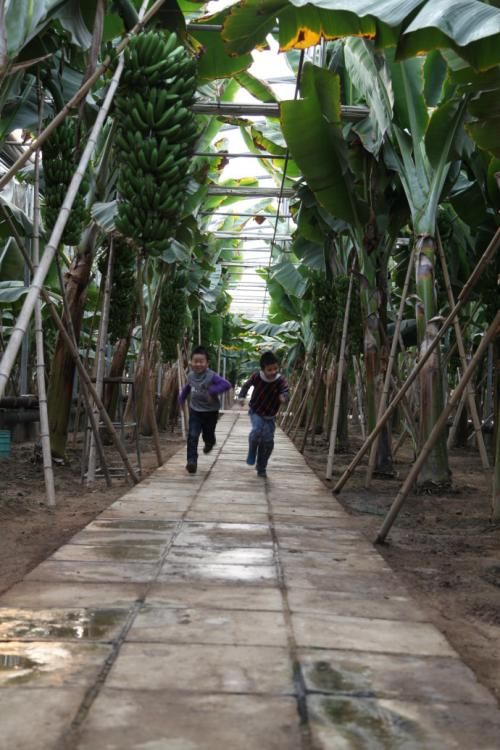
#> input picture testRoad_5.jpg, 500 x 750 px, given in place of the camera
$ python 'K-means + Hough.py'
#> lines starting #> are read from the running program, lines starting #| are printed output that depends on the picture; after the words box and inside, x2 and y2 are one past the last pixel; in counts of white or black regions, pixels touching at a corner belong together
#> further down, frame is the input picture: shape (750, 500, 3); mean B, G, R 82.3, 94.9, 93.4
import cv2
import numpy as np
import math
import time


def cal_blur(src):
    output = src
    output = cv2.medianBlur(output, 7)  # 中值滤波
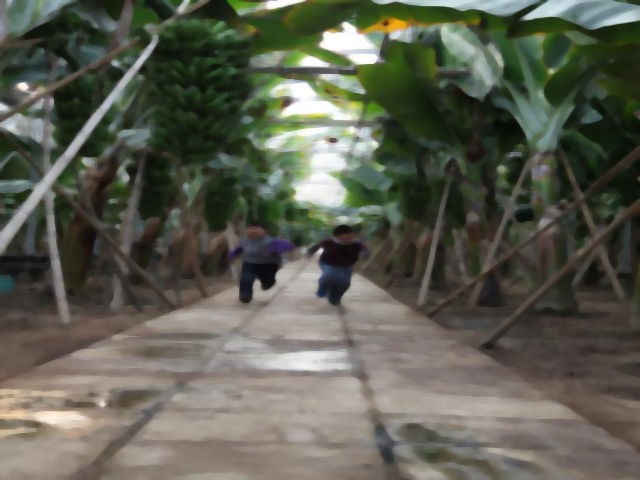
#> output: shape (480, 640, 3); mean B, G, R 81.3, 94.1, 92.6
    # output = cv2.GaussianBlur(output, (5, 5), 0)   # 高斯滤波
    return output


def cal_kmeans(src):
    """
    K-Means 处理
    :param src:
    :return:
    """
    height, wide = src.shape[0:2]   # 读取图像形状
#> height = 480; wide = 640

    iData = src.reshape((-1, 3))    # 将三维数组变成二维数组
    iData = np.float32(iData)
    # define criteria, number of clusters(K) and apply kmeans()
    criteria = (cv2.TERM_CRITERIA_EPS, 8, 5.0)    # 标准
    K = 3   # 聚类数量
    ret, label, center = cv2.kmeans(iData, K, None, criteria, 4, cv2.KMEANS_RANDOM_CENTERS)
#> ret = 444111350.5; center = [[99.58, 111.6, 113.6], [161, 170, 173.5], [37.21, 52.03, 46.41]]

    # Now convert back into uint8, and make original image
    center = np.uint8(center)
#> center = [[99, 111, 113], [160, 169, 173], [37, 52, 46]]
    oData = np.resize(label.ravel(), (height, wide))  # 录入k-means结果
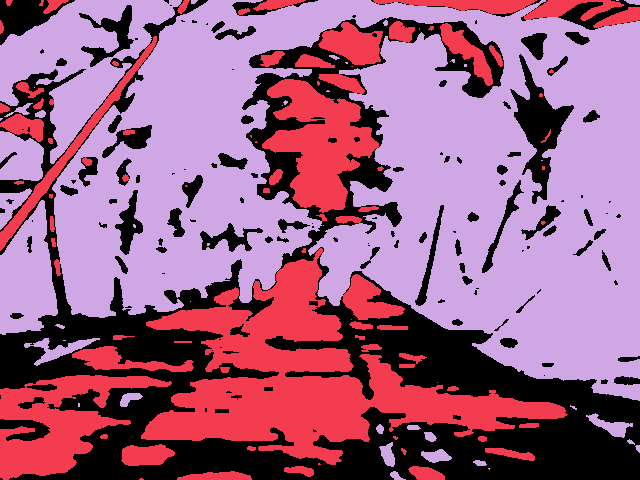
#> oData: shape (480, 640) int32; 3 distinct labels, from 0 to 2; one colour per label, 0 black

    # 获取地面区域组号
    if oData is not None:
        value = 0
        counter = 0
        simple_x = int(wide * 0.8)
#> simple_x = 512
        simple_y = int(height * 0.8)
#> simple_y = 384

        simple = np.resize(oData, (simple_x, simple_y))    # 缩小计算样本，减少计算时间
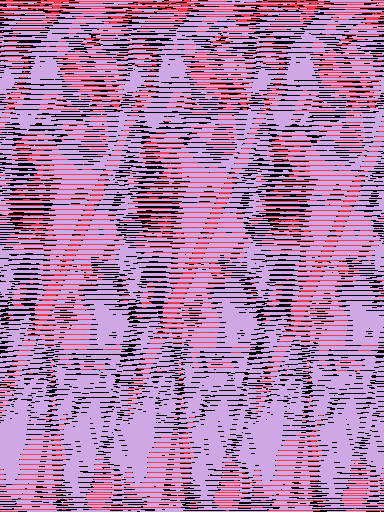
#> simple: shape (512, 384) int32; 3 distinct labels, from 0 to 2; one colour per label, 0 black
        # [8 lines of commented-out code are left out]
        value = 0.0
        temp = oData[(simple_y-30):(simple_y-10), (int(simple_x*0.5)-10):(int(simple_x*0.5)+10)]
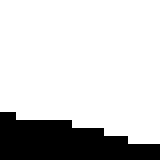
#> temp: shape (20, 20) int32 (shown 8 times larger); values 0 (black) and 1 (white), 80% white; 1 black region, box (x1, y1, x2, y2) and area: (0, 14, 20, 20) 80
        for i in np.resize(temp, 1):
            value += i/400
#> this loop made 1 pass
#> value on pass 1: 0.0025
#> after the loop, value = 0.0025
        value = int(value * 400)
#> value = 1

        # 给目标区域上色
        __area = np.zeros((height, wide), dtype=np.uint8)  # 存储包含路面的新区域
        for i in range(height):
            for j in range(wide):
                if oData.item((i, j)) == value:
                    __area.itemset((i, j), 255)
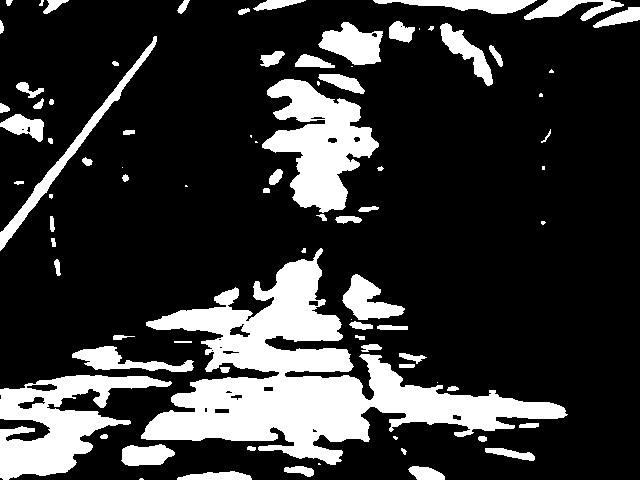
#> __area: shape (480, 640); 21% white; 83 white regions (20 under 20 px), largest, box (x1, y1, x2, y2) and area: (141, 248, 568, 465) 30121, (0, 375, 172, 480) 8108, (262, 79, 379, 213) 8077
        return __area


def cal_morphology(src):
    """
    形态学处理
    :param src: 待处理图像
    :return: output 处理结果
    """
    output = src
    kernel = np.ones((25, 25), dtype=np.uint8)
    output = cv2.morphologyEx(output, cv2.MORPH_OPEN, kernel)  # 开运算
#> output: shape (480, 640); 9.3% white; 11 white regions, largest, box (x1, y1, x2, y2) and area: (157, 377, 362, 442) 9374, (296, 104, 350, 207) 4091, (260, 262, 336, 341) 4050
    kernel = np.ones((7, 7), dtype=np.uint8)
    output = cv2.morphologyEx(output, cv2.MORPH_CLOSE, kernel)  # 闭运算
#> output: shape (480, 640); 9.4% white; 9 white regions, largest, box (x1, y1, x2, y2) and area: (157, 377, 362, 442) 10408, (239, 262, 336, 368) 4898, (296, 104, 350, 207) 4188

    kernel = np.ones((5, 5), dtype=np.uint8)
    output = cv2.GaussianBlur(output, (7, 7), sigmaX=0, sigmaY=5)  # 高斯模糊平滑边界
    # kernel = np.ones((75, 75), dtype=np.uint8)
    # output = cv2.erode(output, kernel, cv2.MORPH_ERODE)   # 腐蚀
    return output


def cal_edge(src):
    """
    边界计算
    :param src:
    :return: 边缘图像
    """
    # # newArea = cv2.morphologyEx(newArea, cv2.MORPH_OPEN, kernel)
    # # newArea = cv2.Canny(newArea, 127, 127)
    __edge = cv2.adaptiveThreshold(src, 255, cv2.ADAPTIVE_THRESH_MEAN_C, cv2.THRESH_BINARY, 5, 0)     # 自适应阈值
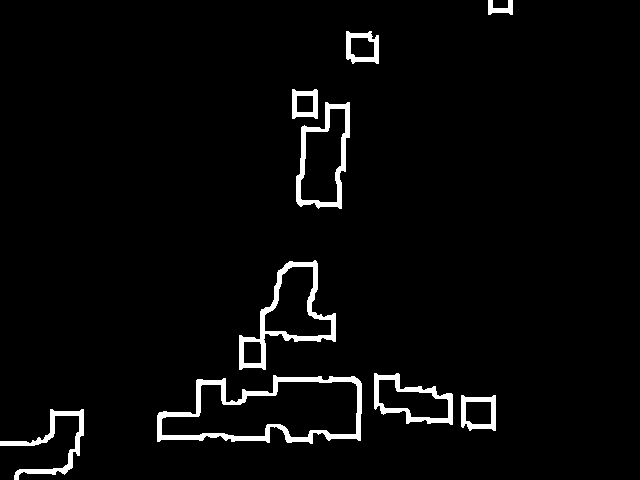
#> __edge: shape (480, 640); 3.4% white; 9 white regions, largest, box (x1, y1, x2, y2) and area: (157, 375, 362, 444) 2899, (239, 260, 336, 370) 1911, (296, 102, 350, 209) 1469
    # canny = cv2.Canny(newArea, 10, 170)   # canny
    return __edge


def cal_hough(imgEdge, src=None):
    """
    Hough处理
    :param imgEdge: 边界图像
    :param src: 画布
    :return:画线的图像，拟合角度
    """
    # 若无输入画布则为黑布
    if src is None:
        src = np.zeros(imgEdge.shape, dtype=np.uint8)

    lines = cv2.HoughLines(edge, 1, np.pi / 180 * 1, 150)
#> lines = [[442, 1.55], [444, 1.54], [432, 1.59], [437, 1.57], [351, 0.0524], [330, 0.209], [456, 1.45], [327, 0.192]]
    if lines is not None:
        __ground = np.zeros(imgEdge.shape, dtype=np.uint8)
        line_direct_theta = 0  # 记录角度
        line_direct_times = 0  # 取平均用
        for i in range(len(lines)):
            rho = lines[i][0][0]
            theta = lines[i][0][1]
            a = math.cos(theta)
            b = math.sin(theta)
            x0 = a * rho
            y0 = b * rho
            # y0=kx0+b    rho=
            pt1 = (int(x0 + 600 * (-b)), int(y0 + 600 * a))
            pt2 = (int(x0 - 600 * (-b)), int(y0 - 600 * a))

            if not theta == 0:
                __lineTheta = math.atan(-1 / math.tan(theta)) / np.pi * 180  # 直线角度
            else:
                __lineTheta = 0
            # 显示特定角度的直线
            if not -15 < __lineTheta < 15 or 75 < line_direct_theta < 105:
                cv2.line(src, pt1, pt2, 255, 3, cv2.LINE_AA)
                line_direct_theta += theta
                line_direct_times += 1
#> this loop made 8 passes
#> (rho, theta, a, b, x0, y0, pt1, pt2) on passes 5, 6, 8: (351, 0.0524, 0.999, 0.0523, 350.5, 18.37, (319, 617), (381, -580)), (330, 0.209, 0.978, 0.208, 322.8, 68.61, (198, 655), (447, -518)), (327, 0.192, 0.982, 0.191, 321, 62.39, (206, 651), (435, -526))
#> (rho, theta, a, b, x0, y0, pt1, pt2) on passes 1, 2, 3, 4, 7: (442, 1.55, 0.0175, 1, 7.71, 441.9, (-592, 452), (607, 431)), (444, 1.54, 0.0349, 0.999, 15.5, 443.7, (-584, 464), (615, 422)), (432, 1.59, -0.0175, 1, -7.54, 431.9, (-607, 421), (592, 442)), (437, 1.57, -4.37e-08, 1, -1.91e-05, 437, (-600, 436), (599, 437)), (456, 1.45, 0.122, 0.993, 55.57, 452.6, (-539, 525), (651, 379))
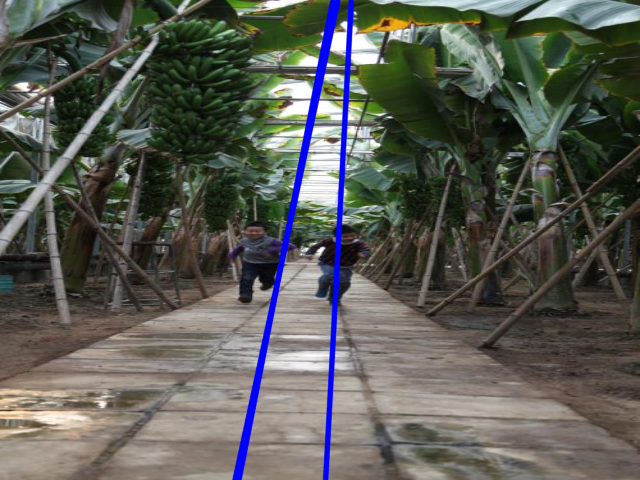
#> src: shape (480, 640, 3); mean B, G, R 84.6, 91.7, 90.3
#> after the loop, line_direct_theta = 0.454; line_direct_times = 3
                # 打印每条线的信息
                # print(rho, __lineTheta)
        # cv2.imshow('Setp4.Hough', src)
        # 计算指引线
        if line_direct_times is not 0:
            line_direct_theta = line_direct_theta / line_direct_times
#> line_direct_theta = 0.151
            line_direct_output = line_direct_theta / np.pi * 180
#> line_direct_output = 8.67
            # print(f'direct:{line_direct_output}')
            return src, line_direct_output
    return None, None


"""
Main Function
"""
camera = cv2.VideoCapture(0)

while True:
    # 开始计时
    time_start = time.perf_counter()

    # 图像初步处理
    # frame = cv2.imread('./testLib/Low/1.jpg')
    ret, frame = camera.read()
    img = cv2.resize(frame, (640, 480))

    # 开始计算
    blur = cal_blur(img)                            # 模糊
    kmeans = cal_kmeans(blur)                       # K-Means计算
    morphology = cal_morphology(kmeans)             # 形态学运算
    edge = cal_edge(morphology)                     # 边缘计算
    img_hough, img_direct = cal_hough(edge, img)    # 直线拟合
#> img_direct = 8.67

    # 结果显示
    # cv2.imshow('kmeans', kmeans)
    cv2.imshow('Step1.Blur', blur)
    cv2.imshow('Step2.Morphology', morphology)
    # [6 lines of commented-out code are left out]
    time_elapsed = (time.perf_counter() - time_start)
    print("Time used:", time_elapsed, '\nFre:', (1/time_elapsed))

    # Esc退出
    keyAction = cv2.waitKey(1)  # 延时1ms
#> (key Esc is pressed here)
    if keyAction == 27:  # Esc
        cv2.destroyAllWindows()
        break

$ run again, on 0.jpg
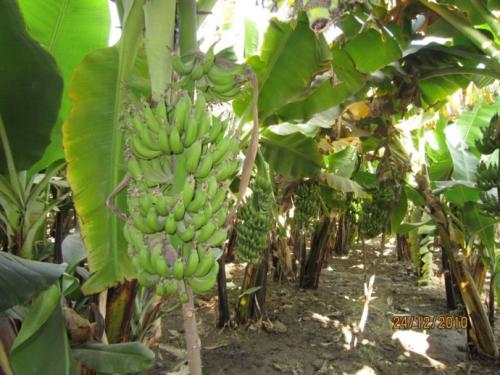
#> input picture 0.jpg, 500 x 375 px, given in place of the camera
#> frame is the input picture: shape (375, 500, 3); mean B, G, R 65.8, 120.1, 108.5
#> in cal_kmeans, `ret, label, center = cv2.kmeans(iData, K, None, criteria, 4, cv2.KMEAN..`: ret = 492308971; center = [[69.41, 141.7, 123.9], [185.7, 223.8, 217.9], [39.57, 80.08, 73.12]]
#> in cal_kmeans, `center = np.uint8(center)`: center = [[69, 141, 123], [185, 223, 217], [39, 80, 73]]
#> oData: shape (480, 640) int32; 3 distinct labels, from 0 to 2
#> simple: shape (512, 384) int32; 3 distinct labels, from 0 to 2
#> in cal_kmeans, `temp = oData[(simple_y-30):(simple_y-10), (int(simple_x*0.5)-10):(int(..`:
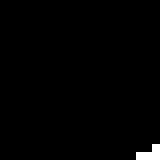
#> temp: shape (20, 20) int32 (shown 8 times larger); values 0 (black) and 2 (white), 1% white in thin lines or dots, all inside (x1, y1, x2, y2) = (17, 18, 20, 20)
#> the loop in cal_kmeans, `for i in np.resize(temp, 1):` made 1 pass
#> value on pass 1: 0
#> after the loop in cal_kmeans, `for i in np.resize(temp, 1):`: value = 0
#> __edge: shape (480, 640); 4.6% white; 8 white regions, largest, box (x1, y1, x2, y2) and area: (25, 0, 344, 388) 8768, (105, 82, 195, 215) 2029, (128, 0, 161, 65) 704
#> lines = 14 rows, first 8: [-133, 3.12], [328, 0.175], [157, 0.0698], [160, 0.105], [162, 0.122], [155, 0.0524], [159, 0.0873], [-36, 2.74]
#> the loop in cal_hough, `for i in range(len(lines)):` made 14 passes
#> (rho, theta, a, b, x0, y0, pt1, pt2) on passes 1 to 6: (-133, 3.12, -1, 0.0175, 133, -2.32, (122, -602), (143, 597)), (328, 0.175, 0.985, 0.174, 323, 56.96, (218, 647), (427, -533)), (157, 0.0698, 0.998, 0.0698, 156.6, 10.95, (114, 609), (198, -587)), (160, 0.105, 0.995, 0.105, 159.1, 16.72, (96, 613), (221, -579)), (162, 0.122, 0.993, 0.122, 160.8, 19.74, (87, 615), (233, -575)), (155, 0.0524, 0.999, 0.0523, 154.8, 8.11, (123, 607), (186, -591))
#> after the loop in cal_hough, `for i in range(len(lines)):`:
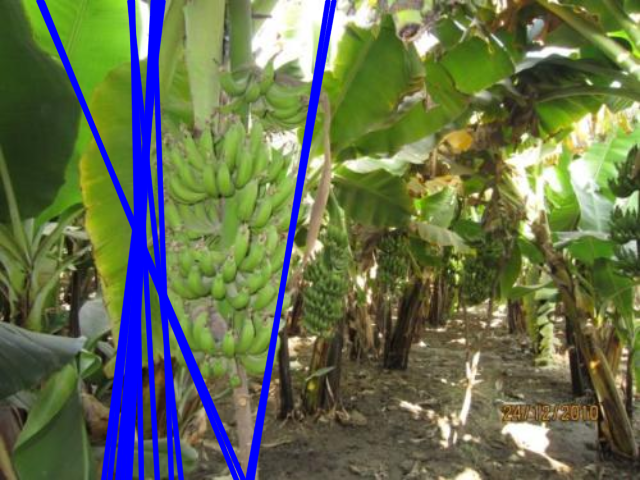
#> src: shape (480, 640, 3); mean B, G, R 79.6, 110.7, 100.4
#> after the loop in cal_hough, `for i in range(len(lines)):`: line_direct_theta = 18.68; line_direct_times = 14
#> in cal_hough, `line_direct_theta = line_direct_theta / line_direct_times`: line_direct_theta = 1.33
#> line_direct_output = 76.43
